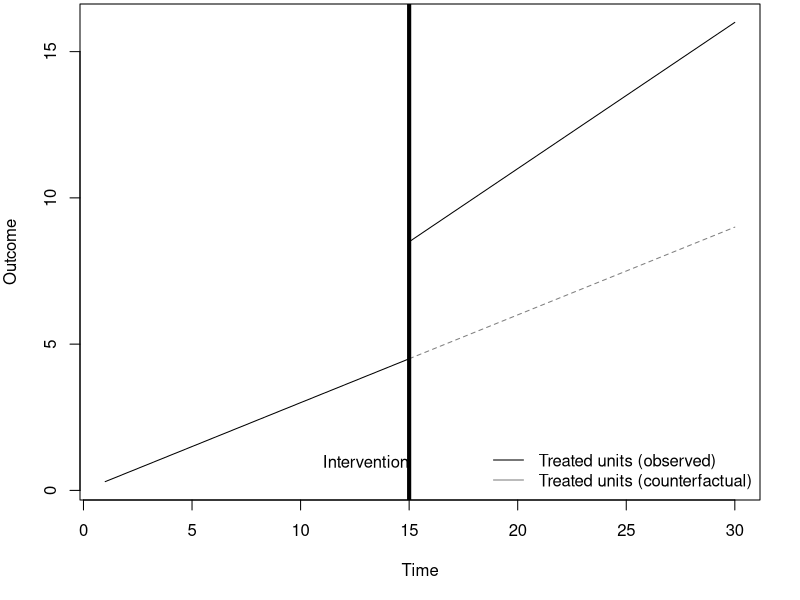
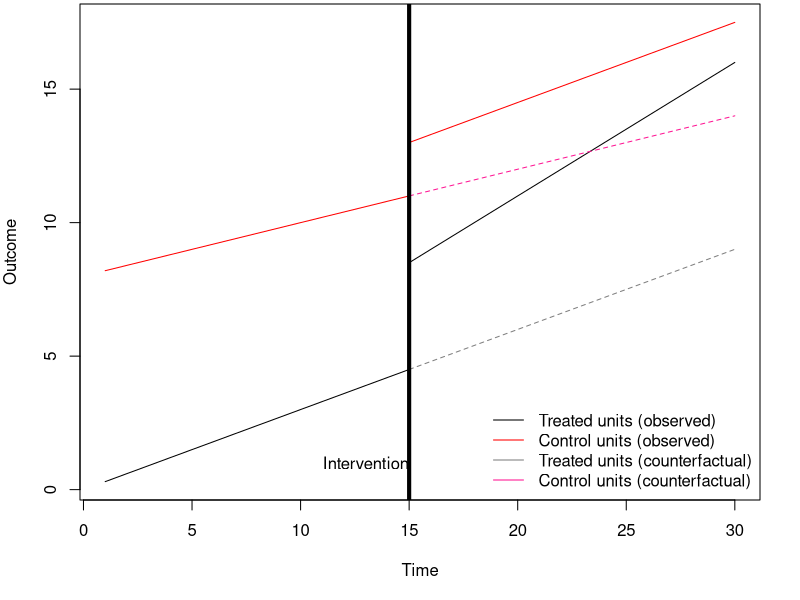
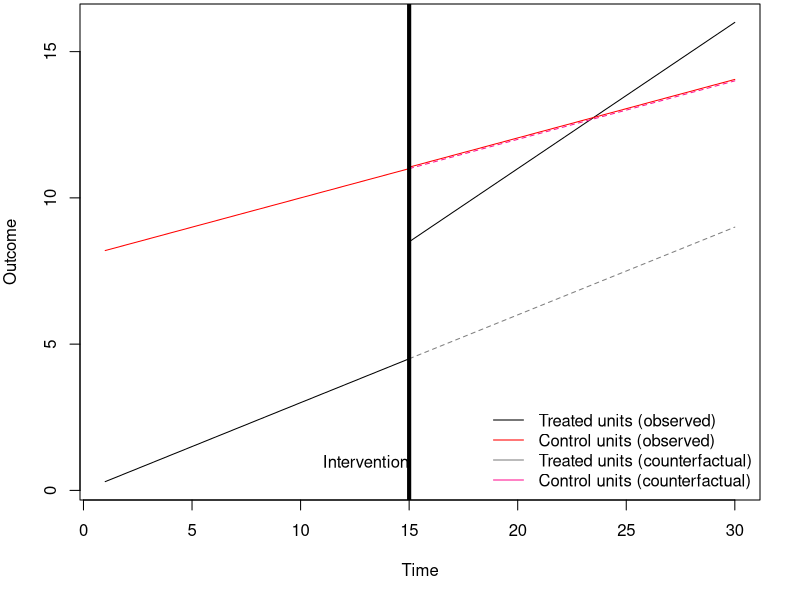
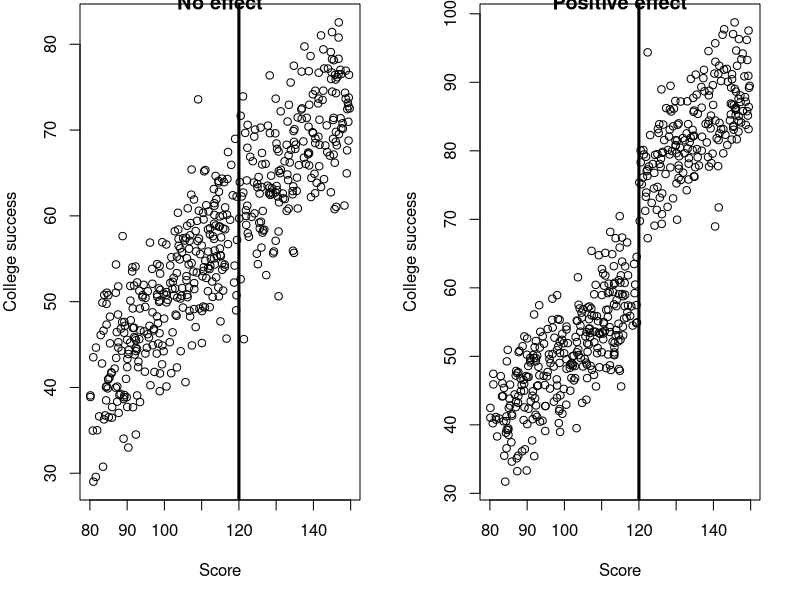

R code for these plots, in order:
## ---- chunk 1
knitr::opts_chunk$set(echo=FALSE, warning=FALSE, message=FALSE)
## ---- chunk 2
par(mar = c(5,4,0.2,2))
## Plot time trend of interest before and after intervention
x <- c(1:15,15.01,16:30)
y1_treated_counter <- 0.3*x
y1 <- 0.3*x
y1[x > 15] <- 0.5*x[x > 15] + 1
plot(x[x <= 15], y1[x <= 15], type = "l", xlim = range(x), ylim = range(y1), xlab = "Time", ylab = "Outcome")
lines(x[x > 15], y1[x > 15])
lines(x[x > 15], y1_treated_counter[x > 15], lty = "dashed", col = "gray50")
abline(v = 15, lwd = 4)
text(x = 13, y = 1, labels = "Intervention")
legend("bottomright", legend = c("Treated units (observed)", "Treated units (counterfactual)"), col = c("black", "gray50"), lty = "solid", bty = "n")
## ---- chunk 3
par(mar = c(5,4,0.2,2))
## Add time trend for control group before and after intervention
## This trend has a jump at intervention time
y2_ctrl_counter <- 0.2*x + 8
y2 <- 0.2*x + 8
y2[x > 15] <- 0.3*x[x > 15] + 0.5 + 8
plot(x[x <= 15], y1[x <= 15], type = "l", xlim = range(x), ylim = range(y1, y2), xlab = "Time", ylab = "Outcome")
lines(x[x > 15], y1[x > 15])
lines(x[x > 15], y1_treated_counter[x > 15], lty = "dashed", col = "gray50")
## Control group
lines(x[x <= 15], y2[x <= 15], col = "red")
lines(x[x > 15], y2[x > 15], col = "red")
lines(x[x > 15], y2_ctrl_counter[x > 15], lty = "dashed", col = "deeppink")
abline(v = 15, lwd = 4)
text(x = 13, y = 1, labels = "Intervention")
legend("bottomright", legend = c("Treated units (observed)", "Control units (observed)", "Treated units (counterfactual)", "Control units (counterfactual)"), col = c("black", "red", "gray50", "deeppink"), lty = "solid", bty = "n")
## ---- chunk 4
par(mar = c(5,4,0.2,2))
## Add time trend for control group before and after intervention
## This trend has a much smaller jump at intervention time
y2_ctrl_counter <- 0.2*x + 8
y2 <- 0.2*x + 8
y2[x > 15] <- 0.2*x[x > 15] + 0.05 + 8
plot(x[x <= 15], y1[x <= 15], type = "l", xlim = range(x), ylim = range(y1, y2), xlab = "Time", ylab = "Outcome")
lines(x[x > 15], y1[x > 15])
lines(x[x > 15], y1_treated_counter[x > 15], lty = "dashed", col = "gray50")
## Control group
lines(x[x <= 15], y2[x <= 15], col = "red")
lines(x[x > 15], y2[x > 15], col = "red")
lines(x[x > 15], y2_ctrl_counter[x > 15], lty = "dashed", col = "deeppink")
abline(v = 15, lwd = 4)
text(x = 13, y = 1, labels = "Intervention")
legend("bottomright", legend = c("Treated units (observed)", "Control units (observed)", "Treated units (counterfactual)", "Control units (counterfactual)"), col = c("black", "red", "gray50", "deeppink"), lty = "solid", bty = "n")
## ---- chunk 5
set.seed(1)
n <- 500
score <- runif(n, 80, 150)
success_null <- 0.5*score + rnorm(n, mean = 0, sd = 5)
success_pos <- 0.5*score + rnorm(n, mean = 0, sd = 5)
success_pos[score > 120] <- 0.5*score[score > 120] + 15 + rnorm(sum(score > 120), mean = 0, sd = 5)
par(mfrow = c(1,2))
plot(score, success_null, xlab = "Score", ylab = "College success", main = "No effect")
abline(v = 120, lwd = 3)
plot(score, success_pos, xlab = "Score", ylab = "College success", main = "Positive effect")
abline(v = 120, lwd = 3)
